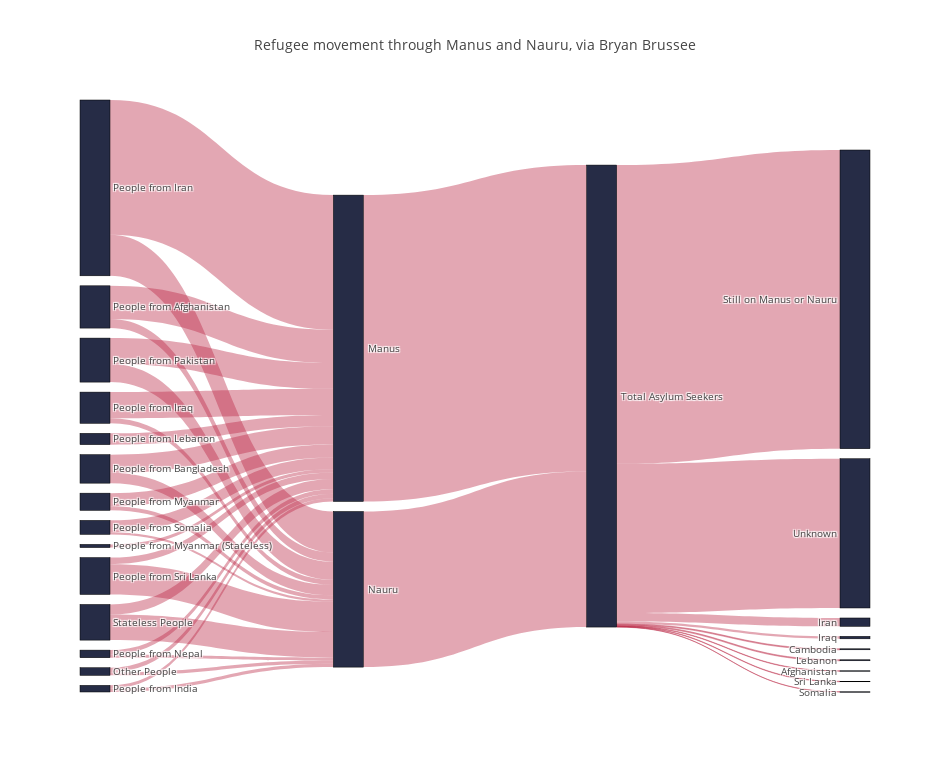

The code cell stored with this chart in its notebook:
### Code cell
data_trace = dict(
    type='sankey',
    domain = dict(
      x =  [0,1],
      y =  [0,1]
    ),
    orientation = "h",
    valueformat = ".0f",
    node = dict(
      pad = 10,
      thickness = 30,
      line = dict(
        color = "black",
        width = 0.5
      ),
      label =  refugee_df['Node, Label'].dropna(axis=0, how='any'),
      color = refugee_df['Color']
    ),
    link = dict(
      source = refugee_df['Source'].dropna(axis=0, how='any'),
      target = refugee_df['Target'].dropna(axis=0, how='any'),
      value = refugee_df['Value'].dropna(axis=0, how='any'),
      color ='rgba(184,35,65,0.4)',
      

  )
)

layout =  dict(
    title = "Refugee movement through Manus and Nauru, via <a href='http://www.bryanbrussee.com/sankey.html'>Bryan Brussee</a>",
    height = 772,
    width = 950,
    font = dict(
      size = 10
    ),    
)


fig = dict(data=[data_trace], layout=layout)

py.iplot(fig, validate=False)

### Figure 1 — Plotly figure (JSON) as saved in the notebook; plotly's stock layout.template omitted (floating-point values rounded to 4 significant figures)
{"data": [{"domain": {"x": [0, 1], "y": [0, 1]}, "link": {"color": "rgba(184,35,65,0.4)", "source": [0, 0, 1, 1, 2, 2, 3, 3, 4, 4, 5, 5, 6, 6, 7, 8, 9, 9, 10, 10, 11, 11, 12, 12, 13, 13, 14, 15, 16, 16, 16, 16, 16, 16, 16, 16, 16], "target": [14, 15, 14, 15, 14, 15, 14, 15, 14, 15, 14, 15, 14, 15, 14, 14, 14, 15, 14, 15, 14, 15, 14, 15, 14, 15, 16, 16, 17, 18, 19, 20, 21, 22, 23, 24, 25], "value": [548, 167, 135, 37, 105, 74, 106, 21, 74, 42, 53, 17, 48, 9, 46, 13, 27, 123, 41, 104, 19, 12, 18, 13, 13, 14, 1246, 633, 1215, 607, 34, 10, 4, 2, 4, 2, 1]}, "node": {"color": ["#262C46", "#262C46", "#262C46", "#262C46", "#262C46", "#262C46", "#262C46", "#262C46", "#262C46", "#262C46", "#262C46", "#262C46", "#262C46", "#262C46", "#262C46", "#262C46", "#262C46", "#262C46", "#262C46", "#262C46", "#262C46", "#262C46", "#262C46", "#262C46", "#262C46", "#262C46", "#262C46", "#262C46", "#262C46", "#262C46", "#262C46", "#262C46", "#262C46", "#262C46", "#262C46", "#262C46", "#262C46"], "label": ["People from Iran", "People from Afghanistan", "People from Pakistan", "People from Iraq", "People from Bangladesh", "People from Myanmar", "People from Somalia", "People from Lebanon", "People from Myanmar (Stateless)", "People from Sri Lanka", "Stateless People", "People from Nepal", "Other People", "People from India", "Manus", "Nauru", "Total Asylum Seekers", "Still on Manus or Nauru", "Unknown", "Iran", "Iraq", "Cambodia", "Afghanistan", "Lebanon", "Sri Lanka", "Somalia"], "line": {"color": "black", "width": 0.5}, "pad": 10, "thickness": 30}, "orientation": "h", "type": "sankey", "valueformat": ".0f"}], "layout": {"font": {"size": 10}, "height": 772, "title": "Refugee movement through Manus and Nauru, via <a href='http://www.bryanbrussee.com/sankey.html'>Bryan Brussee</a>", "width": 950}}
